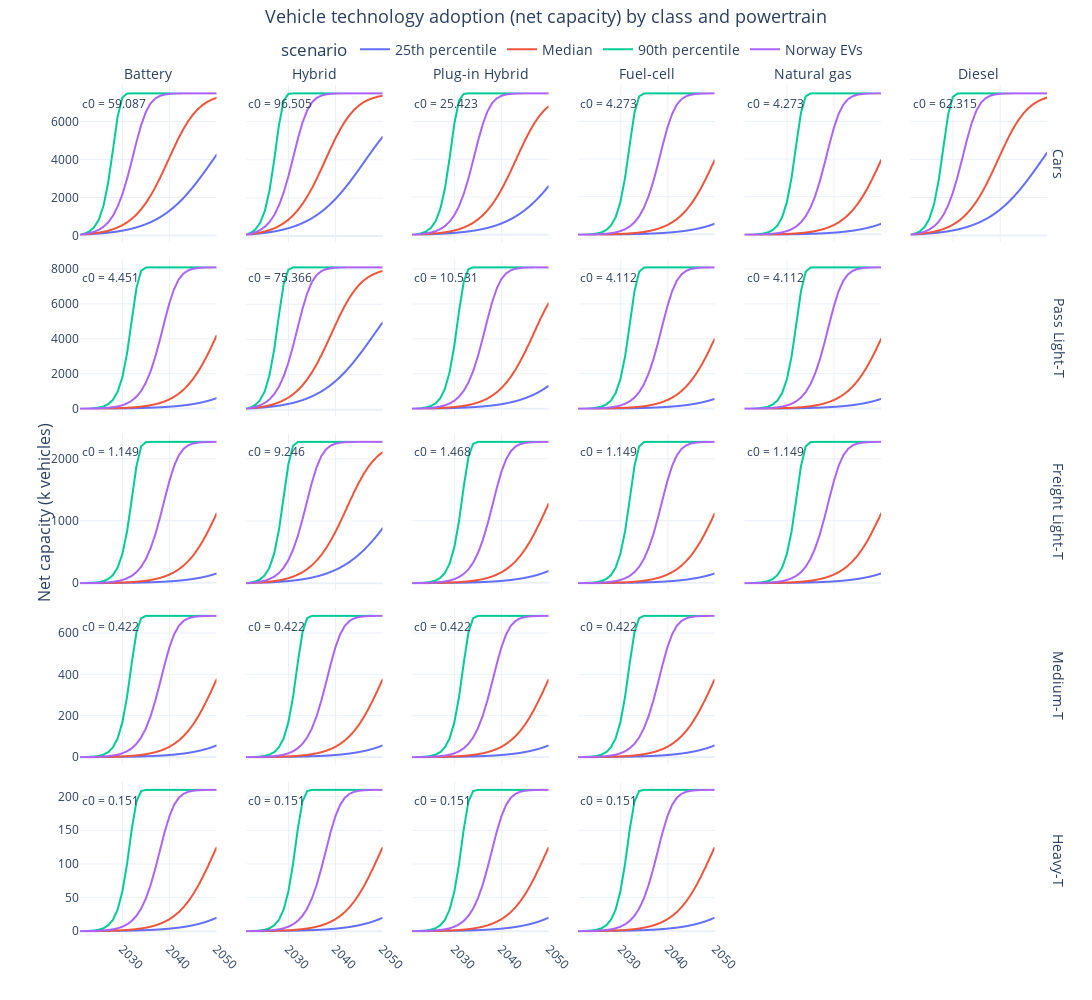

Write notebook code for a chart like this one.
### Code cell
plot_deployment_curves(
    model='logistic',
    capacity_type='net',
    market_pull_restrict=True
)
